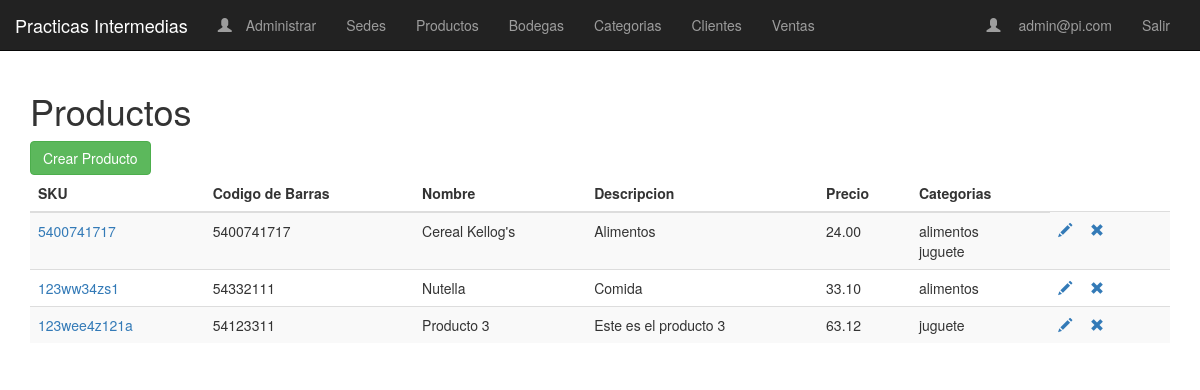
Screenshot of /productos (signed in) with the database file from the repository.
### sedes/models.py (models this page shows, shortened)
class Usuario(AbstractBaseUser, PermissionsMixin):
    dpi = models.BigIntegerField(
        unique=True,
        validators=[
            MaxValueValidator(9999999999999),
            MinValueValidator(100000000000)
        ]
    )
    nombre = models.CharField(max_length=300)
    fecha_nacimiento = models.DateField('Fecha Nacimiento')
    email = models.EmailField(_('Correo Electronico'), primary_key=True)
    is_admin = models.BooleanField(default=False)
    is_staff = models.BooleanField(default=False)
    is_active = models.BooleanField(default=True)
    date_joined = models.DateTimeField(default=timezone.now)
    USERNAME_FIELD = 'email'
    REQUIRED_FIELDS = ['dpi', 'fecha_nacimiento']
    objects = CustomUserManager()
    class Meta:
        permissions = (("registrar_cliente", "Para registrar clientes de una sede"),
                   ("registrar_venta", "Para registrar ventas de productos"),
                   ("visualizar_reporte", "Para visualizar reportes de ventas"),
                   ("actualizar_inventario", "Para modificar la cantidad de productos del inventario"),
                   ("solicitar_transferencia", "Para solicitar una transferencia de productos"),
                   ("ordenes_transferencia_externa", "Para revisar ordenes de transferencias entre sedes"),
                   ("ordenes_transferencia_interna", "Para revisar ordenes de transferencias entre bodegas"),
                   ("ordenes_venta", "Para modificar el estado de entregado de una orden de venta"),
                   ("ordenes_transferencia", "Para modificar el estado de entregado de una orden de transferencia"))

class Producto(models.Model):
    sku = models.CharField('SKU', max_length=50, unique=True)
    codigo_barras = models.CharField('Codigo de Barras', max_length=50)
    nombre = models.CharField(max_length=50)
    descripcion = models.CharField(max_length=500)
    precio = models.DecimalField(max_digits=12, decimal_places=2)
    categorias = models.ManyToManyField('Categoria')

class Categoria(models.Model):
    nombre = NameField('Nombre de categoria', unique=True, max_length=25)

### sedes/views.py (the view)
# urls.py: path('productos', views.ProductoList.as_view(), name='lista_productos'),
class ProductoList(ListView):
    model = Producto
    template_name = 'productos/producto_list.html'

### sedes/templatetags/group_checker.py (called while the page is built)
@register.filter(name='has_group')
def has_group(user, group_name):
    group = Group.objects.get(name=group_name)
    return True if group in user.groups.all() else False

### sedes/templates/productos/producto_list.html
{% extends '../base.html' %}
{% block body_block %}
<h1>Productos</h1>
<a class="btn btn-success" href="{% url "crear_producto" %}">Crear Producto</a>
<table class="table table-striped">
    <thead class="thead-dark">
        <tr>
            <th>SKU</th>
            <th>Codigo de Barras</th>
            <th>Nombre</th>
            <th>Descripcion</th>
            <th>Precio</th>
            <th>Categorias</th>
        </tr>
    </thead>
    <tbody class="table-hover">
        {% for producto in object_list %}
        <tr>
            <td><a href="{% url "detalle_producto"  producto.id  %}">{{ producto.sku }}</a></td>
            <td>{{ producto.codigo_barras }}</td>
            <td>{{ producto.nombre }}</td>
            <td>{{ producto.descripcion }}</td>
            <td>{{ producto.precio }}</a></td>
            <td>
                {% for categoria in producto.categorias.all %}
                    {{ categoria.nombre }}<br>
                {% endfor %}
            </td>
            <td>
                <a href="{% url "modificar_producto"  producto.id  %}"> <span class="glyphicon glyphicon-pencil">&nbsp;</span></a>
                <a href="{% url "eliminar_producto"  producto.id  %}"> <span class="glyphicon glyphicon-remove">&nbsp;</span></a>
            </td>
        </tr>
        {% endfor %}
    </tbody>
</table>
{% endblock %}

### sedes/templates/base.html (shortened to what this page needs)
{% load group_checker %}
<!DOCTYPE html>
<html>
<head>
    <link rel="stylesheet" href="https://maxcdn.bootstrapcdn.com/bootstrap/3.3.7/css/bootstrap.min.css"
>
</head>
<body>
    <nav class="navbar navbar-inverse navbar-static-top">
        <div class="navbar-header">
            <a class="navbar-brand" href="#">Practicas Intermedias</a>
        </div>
        <div class="container">
            <ul class="nav navbar-nav">
                {% if user.is_authenticated %}
                {% if user.is_staff %}
                <li><a class="navbar-link" href="{% url 'admin:index' %}"><span
                            class="glyphicon glyphicon-user">&nbsp;</span>Administrar</a></li>
                {% endif %}
                <li ><a class='navbar-link' href="{% url 'lista_sedes' %}">Sedes</a></li>
                <li ><a class='navbar-link' href="{% url 'lista_productos' %}">Productos</a></li>
                <li ><a class='navbar-link' href="{% url 'lista_bodegas' %}">Bodegas</a></li>
                <li ><a class='navbar-link' href="{% url 'lista_categorias' %}">Categorias</a></li>
                <li ><a class='navbar-link' href="{% url 'lista_clientes' %}">Clientes</a></li>
                <li ><a class='navbar-link' href="{% url 'lista_ventas' %}">Ventas</a></li>
                {% endif %}
            </ul>
            <ul class="nav navbar-nav navbar-right">
                {% if user.is_authenticated %}
                <li><a class="navbar-link" href="/"><span class="glyphicon glyphicon-user">&nbsp;</span>
                        {{ user.email }}</a></li>
                <li ><a class='navbar-link' href="{% url 'logout' %}">Salir</a></li>
                {% else %}
                <li><a class='navbar-link' href="{% url 'crear_usuario' %}">Registrarse</a></li>
                <li><a class='navbar-link' href="{% url 'login' %}">Iniciar Sesión</a></li>
                {% endif %}
            </ul>
        </div>
    </nav>
    <div class="container">
        {% block body_block %}
        {% endblock %}
    </div>
</body>
</html>

### rows the page displays
Usuario: email "admin@pi.com"
Producto: sku "5400741717", codigo_barras "5400741717", nombre "Cereal Kellog's", descripcion "Alimentos", precio "24.00"
Categoria: nombre "alimentos"
Categoria: nombre "juguete"
Producto: sku "123ww34zs1", codigo_barras "54332111", nombre "Nutella", descripcion "Comida", precio "33.10"
Producto: sku "123wee4z121a", codigo_barras "54123311", nombre "Producto 3", descripcion "Este es el producto 3", precio "63.12"
